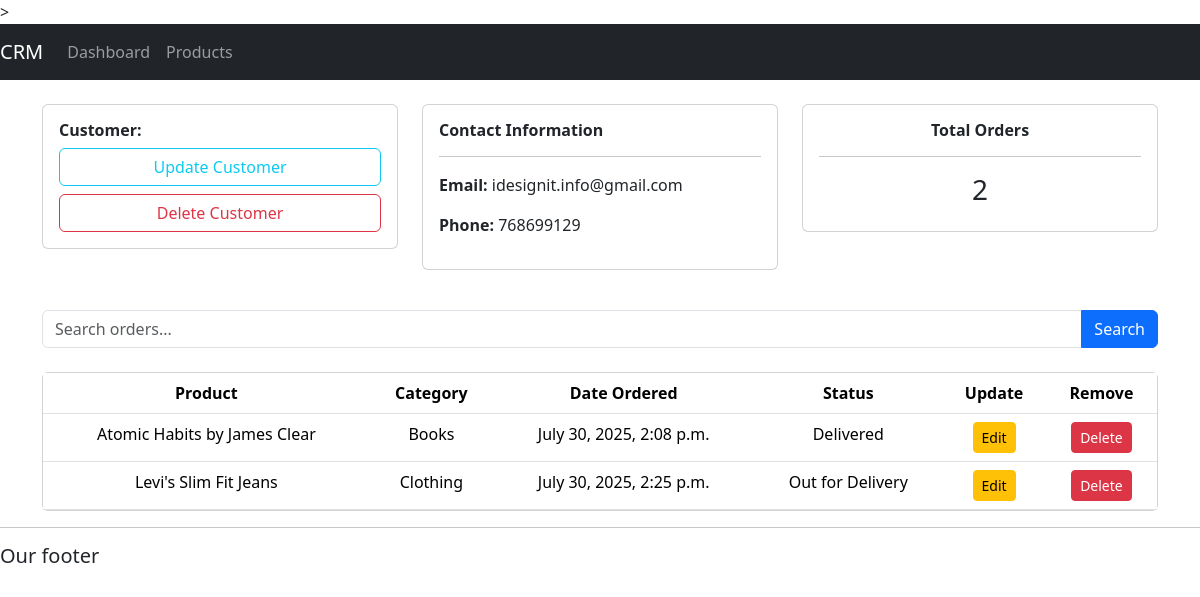
Page /customer/2/ on the earlier database version.
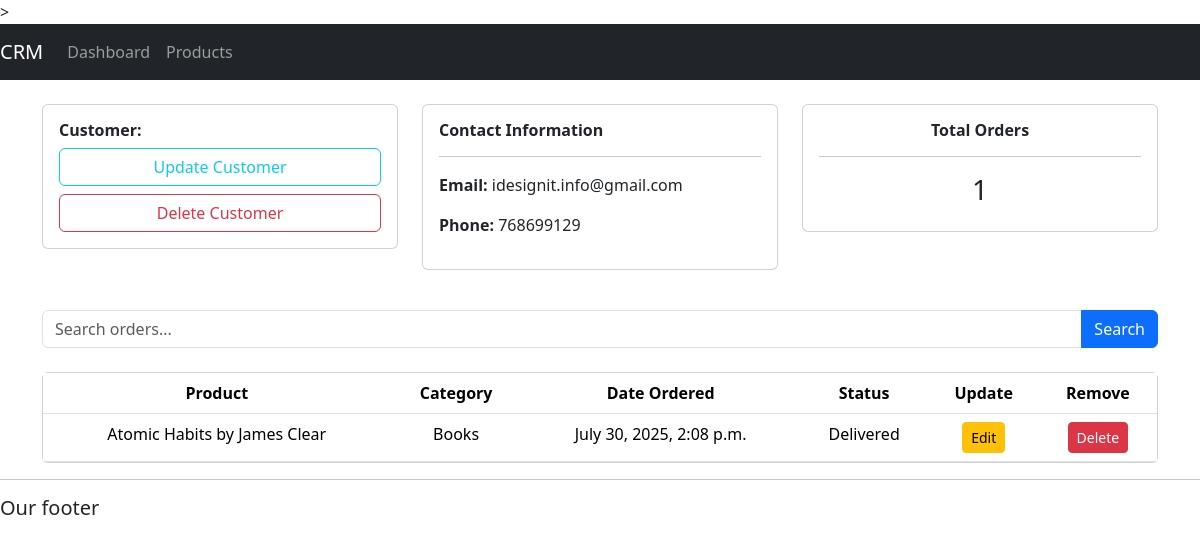
Same page on the later database version.
### accounts/models.py (models this page shows, shortened)
class Orders(models.Model):
    ORDER_STATUS = [
        ('Pending', 'Pending'),
        ('Delivered', 'Delivered'),
        ('Out for Delivery', 'Out for Delivery'),
    ]
    Customer = models.ForeignKey(Customer, on_delete= models.CASCADE)
    product = models.ForeignKey(Product, on_delete= models.SET_NULL, null= True )
    date_ordered = models.DateTimeField(auto_now_add= True, null= True)
    status = models.CharField(max_length= 500, null= True, choices= ORDER_STATUS)

class Product(models.Model):
    PRODUCT_CATEGORY = [
        ('Electronics', 'Electronics'),
        ('Clothing', 'Clothing'),
        ('Home Appliances', 'Home Appliances'),
        ('Books', 'Books'),
        ('Beauty & Personal Care', 'Beauty & Personal Care')
    ]
    name = models.CharField(max_length= 100, null = True)
    price = models.FloatField(null= True)
    category = models.CharField(max_length= 200, null = True, choices= PRODUCT_CATEGORY)
    description = models.CharField(max_length= 500, null= True)
    date_created = models.DateTimeField(auto_now_add= True, null= True)

### accounts/views.py (the view)
# urls.py: path('customer/<str:pk>/', views.customer, name= 'customer'),
def customer(request, pk):
    customer = Customer.objects.get(id= pk)
    orders = customer.orders_set.all()
    order_count = orders.count()
    context = {'customer': customer,'orders':orders, 'order_count': order_count}
    return render(request, 'accounts/customer.html', context)

### accounts/templates/accounts/customer.html
 {% extends "accounts/base.html" %}
   {%block content%}
    <div class="container mt-4">
  <div class="row mb-4">
    <div class="col-md-4 mb-3">
      <div class="card">
        <div class="card-body">
          <h6 class="fw-bold">Customer:</h6>
          <a href="#" class="btn btn-outline-info w-100 mb-2">Update Customer</a>
          <a href="#" class="btn btn-outline-danger w-100">Delete Customer</a>
        </div>
      </div>
    </div>
    <div class="col-md-4 mb-3">
      <div class="card">
        <div class="card-body">
          <h6 class="fw-bold">Contact Information</h6>
          <hr>
          <p><strong>Email:</strong> {{ customer.email }}</p>
          <p><strong>Phone:</strong> {{ customer.phone }}</p>
        </div>
      </div>
    </div>
    <div class="col-md-4 mb-3">
      <div class="card">
        <div class="card-body text-center">
          <h6 class="fw-bold">Total Orders</h6>
           <hr>
          <h3>{{ order_count }}</h3>
        </div>
      </div>
    </div>
  </div>
  <form method="GET" class="mb-4">
    <div class="input-group">
      <input type="text" name="search" class="form-control" placeholder="Search orders...">
      <button class="btn btn-primary" type="submit">Search</button>
    </div>
  </form>
  <div class="card">
    <div class="card-body p-0">
      <table class="table text-center mb-0">
        <thead style="background-color: #a9cce3;" class="text-dark">
          <tr>
            <th>Product</th>
            <th>Category</th>
            <th>Date Ordered</th>
            <th>Status</th>
            <th>Update</th>
            <th>Remove</th>
          </tr>
        </thead>
        <tbody>
          {% for order in orders %}
            <tr>
              <td>{{ order.product.name }}</td>
              <td>{{ order.product.category }}</td>
              <td>{{ order.date_ordered }}</td>
              <td>{{ order.status }}</td>
              <td><a href="#" class="btn btn-sm btn-warning">Edit</a></td>
              <td><a href="#" class="btn btn-sm btn-danger">Delete</a></td>
            </tr>
          {% empty %}
            <tr>
              <td colspan="6">No orders found.</td>
            </tr>
          {% endfor %}
        </tbody>
      </table>
    </div>
  </div>
</div>
    {%endblock%}

Differences in the rows shown:
removed Orders: product.name "Levi's Slim Fit Jeans", product.category "Clothing", date_ordered "July 30, 2025, 2:25 p.m.", status "Out for Delivery"
Other differences:
{{ order_count }}: "2" → "1"
